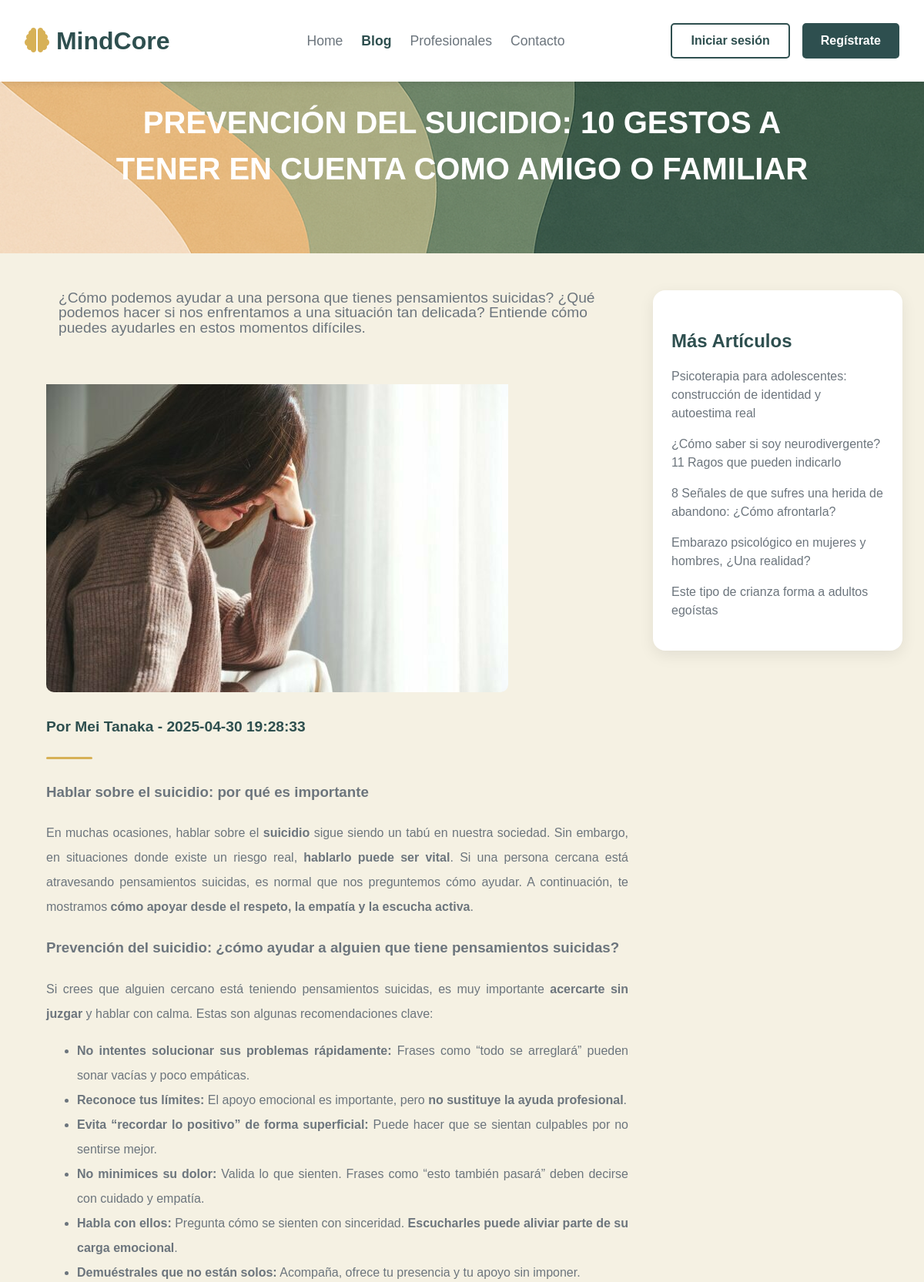
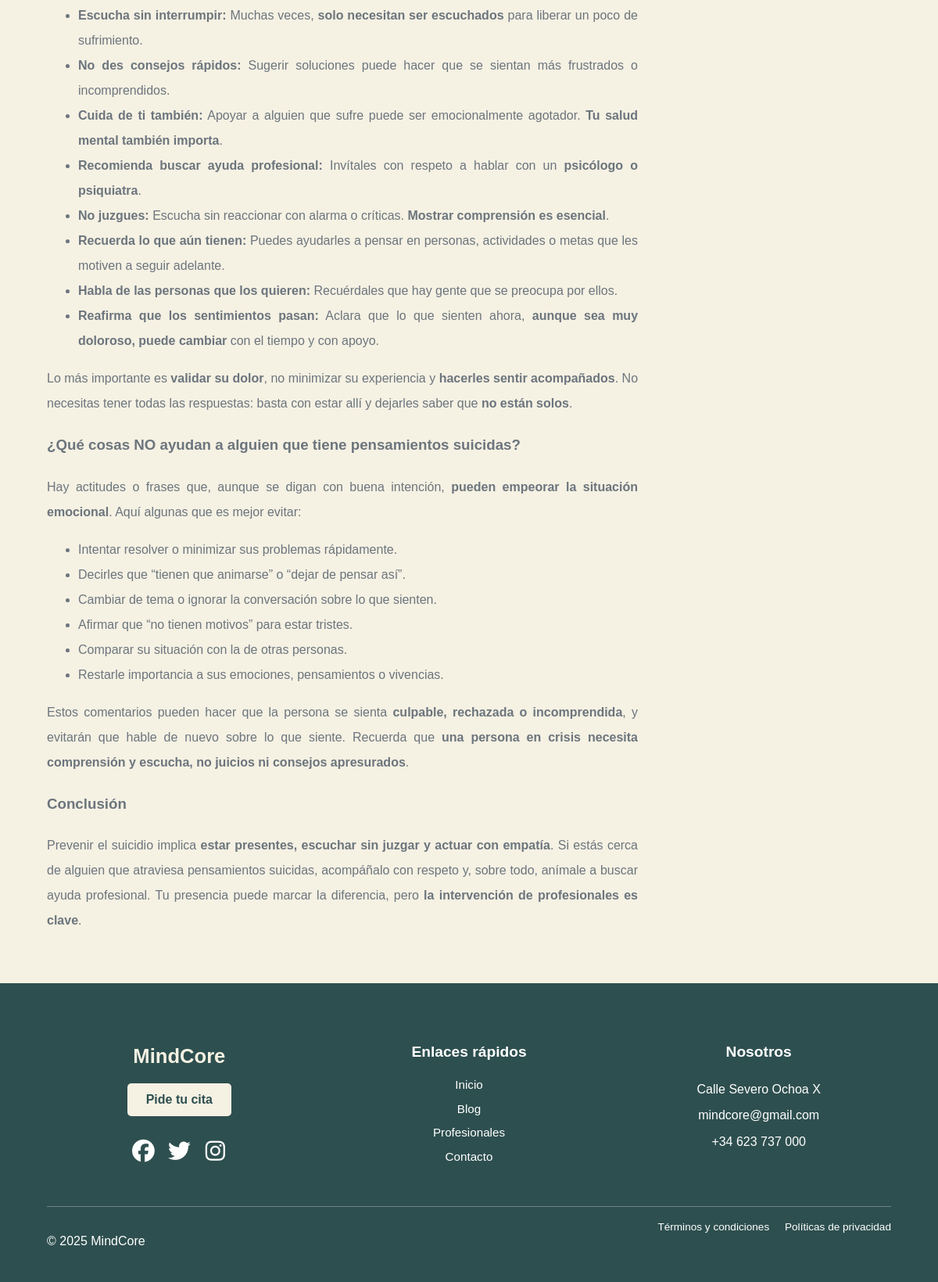
Screenshot of /ver_articulo.php?id=18 with the database file from the repository (2 pictures, top to bottom).
### tables this page shows
CREATE TABLE `articulos` (
  `id` int(11) NOT NULL,
  `titulo` varchar(255) NOT NULL,
  `resumen` text DEFAULT NULL,
  `contenido` longtext DEFAULT NULL,
  `fecha` datetime NOT NULL,
  `id_psicologo` int(11) DEFAULT NULL,
  `imagen` varchar(255) DEFAULT NULL
);

CREATE TABLE `users_data` (
  `idUser` int(11) NOT NULL,
  `nombre` varchar(100) NOT NULL,
  `apellidos` varchar(100) DEFAULT NULL,
  `fecha_nacimiento` date DEFAULT NULL,
  `sexo` enum('masculino','femenino','otro') DEFAULT NULL,
  `direccion` varchar(255) DEFAULT NULL,
  `telefono` varchar(20) DEFAULT NULL
);

### ver_articulo.php (the view, shortened to what this page needs)
<?php
include("database/conexion.php");
$idArticulo = (int) $_GET['id'];
$sql = "SELECT a.titulo, a.resumen, a.contenido, a.fecha, a.imagen, d.nombre, d.apellidos
        FROM articulos a
        JOIN users_data d ON a.id_psicologo = d.idUser
        WHERE a.id = $idArticulo
        LIMIT 1";
$resultado = $conexion->query($sql);
$articulo = $resultado->fetch_assoc();
$sql_otros = "SELECT id, titulo FROM articulos WHERE id != $idArticulo ORDER BY fecha DESC LIMIT 5";
$otros_articulos = $conexion->query($sql_otros);
?>
<!DOCTYPE html>
<html lang="es">
<head>
  <link rel="stylesheet" href="css/style.css">
  <link href="https://unpkg.com/aos@2.3.4/dist/aos.css" rel="stylesheet">
</head>
<body>
  <?php
  include("includes/header.php");
  ?>
  <section class="portada_articulo">
    <div class="portada_articulo_container" data-aos="fade-down">
      <h1><?= htmlspecialchars($articulo["titulo"]) ?></h1>
    </div>
  </section>
  <section class="contenido_articulo_grid">
    <div class="contenido_principal" data-aos="fade-up" data-aos-delay="200">
      <?php if (!empty($articulo["resumen"])): ?>
        <div class="resumen_articulo">
          <div class="texto_resumen">
            <?= nl2br(htmlspecialchars_decode($articulo["resumen"])) ?>
          </div>
        </div>
      <?php endif; ?>
      <?php if (!empty($articulo["imagen"])): ?>
        <img src="img/articulos/<?= htmlspecialchars($articulo["imagen"]) ?>"
          alt="<?= htmlspecialchars($articulo["titulo"]) ?>">
      <?php endif; ?>
      <div class="info_autor">
        Por <?= htmlspecialchars($articulo["nombre"] . " " . $articulo["apellidos"]) ?> - <?= $articulo["fecha"] ?>
      </div>
      <div class="divider"></div>
      <div class="texto_articulo">
        <?= nl2br(htmlspecialchars_decode($articulo["contenido"])) ?>
      </div>
    </div>
    <aside class="sidebar_articulos" data-aos="fade-left" data-aos-delay="400">
      <div class="sticky_sidebar">
        <h3>Más Artículos</h3>
        <ul>
          <?php
          $delay = 0;
          while ($otro = $otros_articulos->fetch_assoc()):
            $delay += 100;
            ?>
            <li data-aos="fade-up" data-aos-delay="<?= $delay ?>">
              <a href="ver_articulo.php?id=<?= $otro['id'] ?>">
                <?= htmlspecialchars($otro['titulo']) ?>
              </a>
            </li>
          <?php endwhile; ?>
        </ul>
      </div>
    </aside>
  </section>
  <?php include("includes/footer.php"); ?>
</body>
</html>

### css/style.css (style rules this page uses)
:root { --verde-oscuro: #2e4f4f; --gris: #6c757d; --beige: #f5f1e3; --beige-oscuro: #cdcac2; --naranja: #d7b156; --blanco: #ffffff; --rojo: #962727; --rojo2: #561515; --verde-success: #198754; --negro: #2e2e2e; --transicion: 0.3s ease-in-out; --container-width-lg: 90%; --container-width-md: 90%; --container-width-sm: 80%; --container-width-very-sm: 50%; outline: 0px; text-decoration: none; list-style: none; }
body { margin: 0; font-family: 'Montserrat', sans-serif; background-color: var(--beige); color: var(--verde-oscuro); line-height: 1.5; height: auto; overflow-x: hidden; }
h1, h2 { text-transform: uppercase; color: var(--verde-oscuro); }
h1 { font-size: 2.5rem; }
p { font-size: 1rem; }
.portada_articulo { text-align: center; background: url('../img/articulo_fondo.png') no-repeat center center / cover; color: white; padding: 6rem 1rem 4rem; }
.portada_articulo_container { width: var(--container-width-sm); margin: 0 auto; }
.portada_articulo_container h1 { font-size: 2.5rem; margin-bottom: 1rem; color: var(--blanco); }
.contenido_articulo_grid { width: var(--container-width-md); margin: 0 auto; display: grid; grid-template-columns: 70% 30%; gap: 2rem; padding: 3rem 2rem; background-color: var(--beige); }
.resumen_articulo { font-size: 1.2rem; font-weight: 500; color: var(--gris); margin-bottom: 2rem; line-height: 1; padding: 0 1rem; }
.contenido_principal img { max-width: 600px; padding-top: 2rem; height: auto; border-radius: 10px; margin-bottom: 1.5rem; }
.info_autor { font-size: 1.2rem; color: var(--verde-oscuro); font-weight: 600; margin-bottom: 1rem; text-align: left; }
.divider { width: 60px; height: 3px; background-color: var(--naranja); margin: 1.5rem 0; border-radius: 3px; }
.texto_articulo { font-size: 1rem; line-height: 2; color: var(--gris); text-align: justify; }
.sidebar_articulos { position: relative; }
.sticky_sidebar { position: sticky; top: 50px; background: white; padding: 1.5rem; border-radius: 16px; box-shadow: 0 6px 20px rgba(0, 0, 0, 0.08); }
.sticky_sidebar h3 { color: var(--verde-oscuro); font-size: 1.5rem; margin-bottom: 1rem; }
.sticky_sidebar ul { list-style: none; padding: 0; }
.sticky_sidebar ul li { margin-bottom: 1rem; }
.sticky_sidebar ul li a { text-decoration: none; color: var(--gris); transition: color 0.3s; }

### rows the page displays
articulos: titulo "PREVENCIÓN DEL SUICIDIO: 10 GESTOS A TENER EN CUENTA COMO AMIGO O FAMILIAR", resumen "¿Cómo podemos ayudar a una persona que tienes pensamientos suicidas? ¿Qué podemos hacer si nos enfrentamos a una situación tan delicada? Entiende cómo puedes ayudarles en estos momentos difíciles.", imagen (picture), id_psicologo.apellidos "Mei Tanaka", fecha "2025-04-30 19:28:33", contenido "Hablar sobre el suicidio: por qué es importante En muchas ocasiones, hablar sobre el suicidio sigue siendo un tabú en nuestra sociedad. Sin embargo, en situaciones donde existe un riesgo real, hablarlo puede ser vital . Si una persona cercana está atravesando pensamientos suicidas, es normal que nos preguntemos cómo ayudar. A continuación, te mostramos cómo apoyar desde el respeto, la empatía y la escucha activa . Prevención del suicidio: ¿cómo ayudar a alguien que tiene pensamientos suicidas? Si crees que alguien cercano está teniendo pensamientos suicidas, es muy importante acercarte sin juzgar y hablar con calma. Estas son algunas recomendaciones clave: No intentes solucionar sus…"
articulos: titulo "Psicoterapia para adolescentes: construcción de identidad y autoestima real"
articulos: titulo "¿Cómo saber si soy neurodivergente? 11 Ragos que pueden indicarlo"
articulos: titulo "8 Señales de que sufres una herida de abandono: ¿Cómo afrontarla?"
articulos: titulo "Embarazo psicológico en mujeres y hombres, ¿Una realidad?"
articulos: titulo "Este tipo de crianza forma a adultos egoístas"
